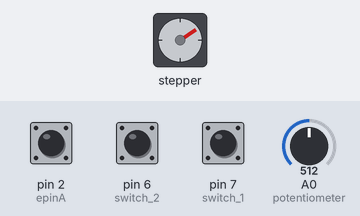
This sketch was run on a simulated Arduino Uno, built with avr-gcc and run on an emulated ATmega328P. On the bench: stepper motor. Wiring (inferred from the names in the program): stepper motor driver (200 steps per turn assumed): step pin 3; direction pin 11. The test bench sets the inputs (shaded band); at power-on: pin 6 (switch_2) HIGH, pin 7 (switch_1) HIGH, pin 2 (epinA) HIGH, A0 (potentiometer) = 512.

Above: at 1.2 s.
1.3 s: pin 6 (switch_2) pulled LOW for 0.15 s
At 1.95 s:
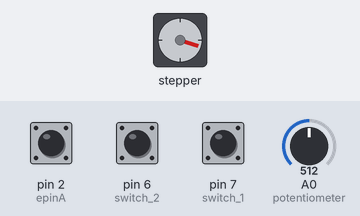
4.3 s: pin 7 (switch_1) pulled LOW for 0.15 s
At 4.95 s:
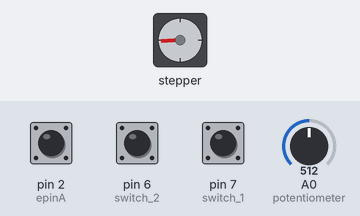
7.4 s: pin 6 (switch_2) pulled LOW for 1 s
At 7.66 s:
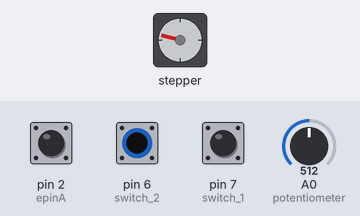
10.5 s: pin 7 (switch_1) pulled LOW for 1 s
Timing chart, 0 to 14.5 s (numbered marks = the images above; inputs shaded):
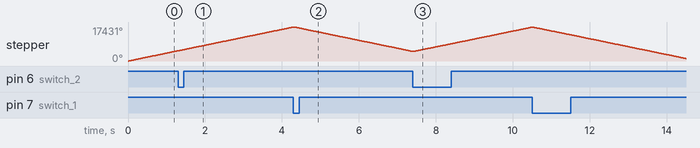

The sketch:

hybrid_servo_driver_mastercode.ino
```cpp
const int stepPin = 3; // step input
const int dirPin = 11; // directional input
const byte epinA = 2; // input for position from the encoder
volatile int encoderCount = 0;
int step_to_turn = 0; // hybrid stepper position
long int motorstep = 1; // no. of steps to move
byte switch_START = 5; // Start Button
int switch_STOP = 3;// Stop Button
int A;
byte switch_1 = 7; // button cw pin
byte switch_2 = 6; // button ccw pin
//byte switch_A = 5; // Start/Stop Button
int a = 0; //assigning the starting value to 1 for the button counter
int i; // motorstep counter
int customDelayMapped = 0;
int read_interval = 1; // intervals at which the interrupts should be implemented.

void setup() {
 //   Serial.begin(115200);
    pinMode(stepPin, OUTPUT); // pulse output defined on stepPin
    pinMode(dirPin, OUTPUT); // Direction output defined on dirPin
    digitalWrite(dirPin, HIGH); // defined initial direction of rotation towards the homing button
    pinMode(switch_1, INPUT_PULLUP); // set the direction change buttons to a value of 1 as default
    pinMode(switch_2, INPUT_PULLUP); // set the direction change buttons to a value of 1 as default
 //   pinMode(switch_A, INPUT_PULLUP);
    pinMode(epinA, INPUT_PULLUP);
    attachInterrupt(digitalPinToInterrupt(epinA), eintA, CHANGE);
  /* while (!digitalRead(switch_2)) { // Do this until the switch is not activated
      digitalWrite(dirPin, HIGH);
      digitalWrite(stepPin, HIGH);
      delay(5);                       // More delay to slow even more while moving away from switch
      digitalWrite(stepPin, LOW);
*/}

void loop() {

  static unsigned long pt = millis();
  unsigned long ct = millis();

  int encoderRead = 0;

 if(ct - pt >= read_interval){
    cli();
    encoderRead = encoderCount;
    encoderCount = 0;
    sei();
    step_to_turn += encoderRead;
    movemot(motorstep);
  }
}

void movemot(int motorstep){
   while(i <= motorstep){
      customDelayMapped = speedUp(); // Gets custom delay values from the custom speedUp function

      if (digitalRead(switch_1) == 0 && digitalRead(switch_2) == 1) {
      digitalWrite(dirPin, LOW);
      }
      if (digitalRead(switch_2) == 0 && digitalRead(switch_1) == 1) {
      digitalWrite(dirPin, HIGH);
      }
      if( i <= 0.5*motorstep)
      {
        customDelayMapped = (customDelayMapped*0.0000001*(motorstep-i));
        }
      if(i >= 0.5*motorstep)
      {
        customDelayMapped = (customDelayMapped*0.000001*i);
        }
      digitalWrite(stepPin,HIGH);
      delayMicroseconds(200);
      digitalWrite(stepPin, LOW);
      delayMicroseconds(1);

      i++;
    }
    i = 0;
}

// Function for reading the Potentiometer
int speedUp() {
  int customDelay = analogRead(A0); // Reads the potentiometer
  int newCustom = map(customDelay, 0, 1023, 500,10000); // Convrests the read values of the potentiometer from 0 to 1023 into desireded delay values (300 to 4000)
  return newCustom;
}

void eintA(){
  // if the pins read the same we're going one direction
  // else we're going the other direction.
  if((PIND & 2) == 1 && (PIND & 2) == 0){
    encoderCount++;
  }
  else {
    encoderCount--;
  }
}
```
